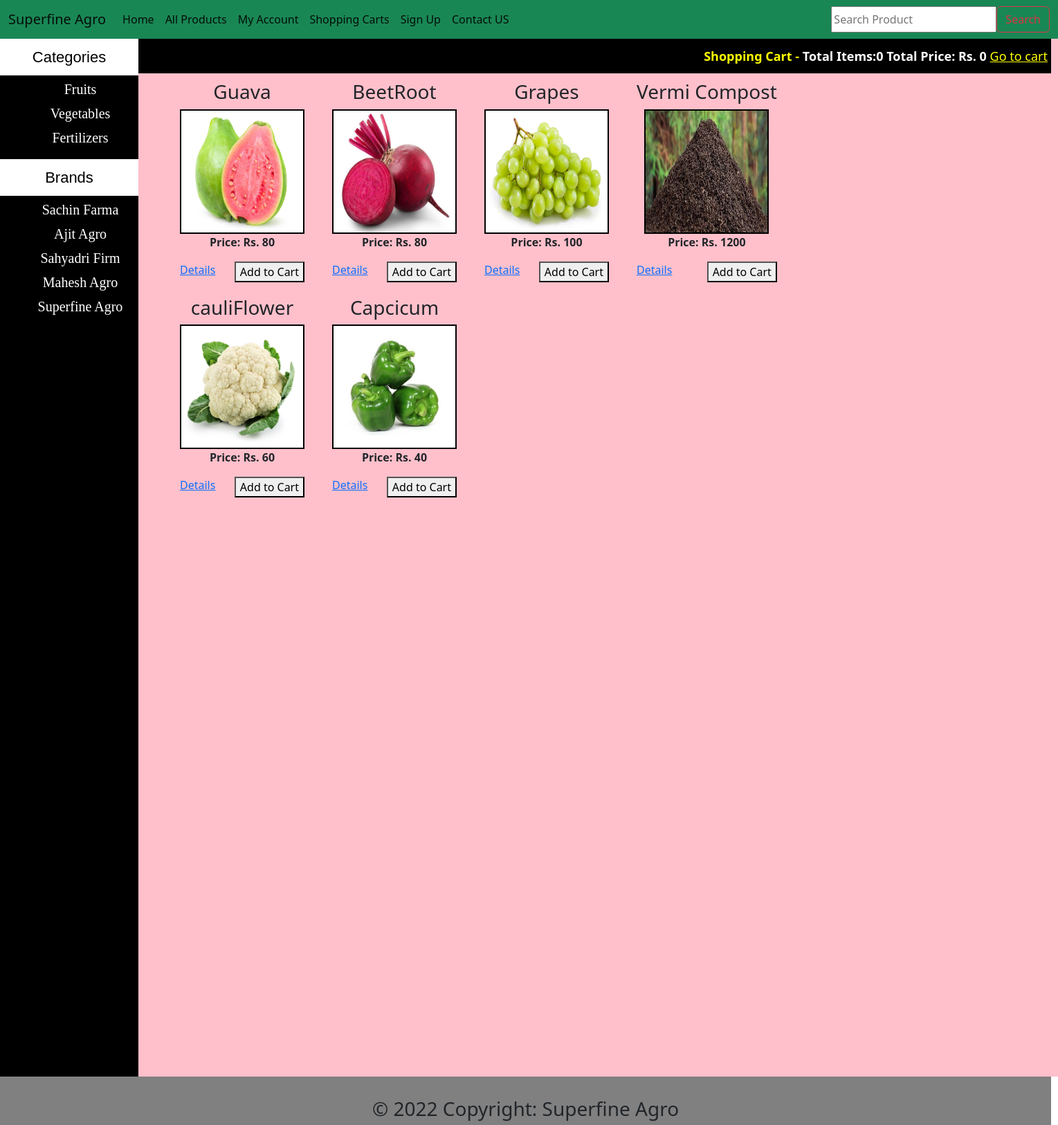
The page / on the database its author committed.
### tables this page shows
CREATE TABLE `categories` (
  `cat_id` int(100) NOT NULL,
  `cat_title` varchar(255) NOT NULL
);

CREATE TABLE `brands` (
  `brand_id` int(100) NOT NULL,
  `brand_title` text NOT NULL
);

CREATE TABLE `products` (
  `product_id` int(100) NOT NULL,
  `product_cat` int(100) NOT NULL,
  `product_brand` int(100) NOT NULL,
  `product_title` varchar(200) NOT NULL,
  `product_price` int(100) NOT NULL,
  `product_desc` text NOT NULL,
  `product_image` text NOT NULL,
  `product_keywords` text NOT NULL
);

### functions/functions.php (the view, shortened to what this page needs)
<?php
$con = mysqli_connect("localhost", "root", "", "superfine-agro");
function getIp()
{
    $ip = $_SERVER['REMOTE_ADDR'];
    return $ip;
}
function total_items()
{
    if (isset($_GET['add_cart'])) {
        global $con;
        $ip = getIp();
        $get_items = "select * from cart where ip_add = '$ip'";
        $run_items = mysqli_query($con, $get_items);
        $count_items = mysqli_num_rows($run_items);
    } else {
        global $con;
        $ip = getIp();
        $get_items = "select * from cart where ip_add = '$ip'";
        $run_items = mysqli_query($con, $get_items);
        $count_items = mysqli_num_rows($run_items);
    }
    echo $count_items;
}
function total_price()
{
    $total = 0;
    echo "Rs. " . $total;
}
function getCats()
{
    global $con;
    $get_cats = "select * from categories";
    $run_cats = mysqli_query($con, $get_cats);
    while ($row_cats = mysqli_fetch_array($run_cats)) {
        $cat_id = $row_cats['cat_id'];
        $cat_title = $row_cats['cat_title'];
        echo "<li><a href='index.php?cat=$cat_id'>$cat_title</a></li>";
    }
}
function getBrands()
{
    global $con;
    $get_brands = "select * from brands";
    $run_brands = mysqli_query($con, $get_brands);
    while ($row_brands = mysqli_fetch_array($run_brands)) {
        $brand_id = $row_brands['brand_id'];
        $brand_title = $row_brands['brand_title'];
        echo "<li><a href='index.php?brand=$brand_id'>$brand_title</a></li>";
    }
}
function getPro()
{
    if (!isset($_GET['cat'])) {
        if (!isset($_GET['brand'])) {
            global $con;
            $get_pro = "select * from products order by RAND() LIMIT 0,6";
            $run_pro = mysqli_query($con, $get_pro);
            while ($row_pro = mysqli_fetch_array($run_pro)) {
                $pro_id = $row_pro['product_id'];
                $pro_title = $row_pro['product_title'];
                $pro_price = $row_pro['product_price'];
                $pro_image = $row_pro['product_image'];
                echo "
                <div id='single_product'>
                    <h3>$pro_title</h3>
                    <img src='admin_area/product_images/$pro_image' width='180' height='180' />
                    <p><b>Price: Rs. $pro_price </b></p>
                <a href='details.php?pro_id=$pro_id' style='float:left;'>Details</a>
                <a herf='index.php?add_cart=$pro_id'><button style='float:right;'>Add to Cart</button></a>
                </div>
        ";
            }
        }
    }
}

### index.php (shortened to what this page needs)
<!DOCTYPE>
<?php
include("functions/functions.php");
?>
<html>
<head>
  <link rel="stylesheet" href="styles/style.css" media="all" />
  <link href="https://cdn.jsdelivr.net/npm/bootstrap@5.2.0-beta1/dist/css/bootstrap.min.css" rel="stylesheet">
</head>
<body>
  <nav class="navbar navbar-expand-lg bg-success">
    <div class="container-fluid">
      <a class="navbar-brand" href="index.php">Superfine Agro</a>
      <div class="collapse navbar-collapse" id="navbarSupportedContent">
        <ul class="navbar-nav me-auto mb-2 mb-lg-0">
          <li class="nav-item">
            <a class="nav-link active" aria-current="page" href="index.php">Home</a>
          </li>
          <li class="nav-item">
            <a class="nav-link active" href=" all_products.php">All Products</a>
          </li>
          <li class="nav-item">
            <a class="nav-link active" href="customer/my_account.php">My Account</a>
          </li>
          <li class="nav-item">
            <a class="nav-link active" href="#">Shopping Carts</a>
          </li>
          <li class="nav-item">
            <a class="nav-link active" href="cart.php">Sign Up</a>
          </li>
          <li class="nav-item">
            <a class="nav-link active" href="contact.html">Contact US</a>
          </li>
        </ul>
        <form class="d-flex" role="search" method="get" action="results.php" enctype="multipart/form-data">
          <input type="text" name="user_query" placeholder="Search Product" />
          <button class="btn btn-outline-danger" type="submit">Search</button>
        </form>
      </div>
    </div>
  </nav>
  <div class="main_wrapper">
    <div class="content_wrapper d-flex">
      <div id="sidebar">
        <div id="sidebar_title">Categories</div>
        <ul id="cats">
          <?php getCats(); ?>
        </ul>
        <div id="sidebar_title">Brands</div>
        <ul id="cats">
          <?php getBrands(); ?>
        </ul>
      </div>
      <div id="content_area">
        <div id="shopping">
          <span style="float:right; font-size:18px; padding:5px; line-height:40px;">
            <b style="color:yellow">Shopping Cart -</b> <b style="color:white">Total Items:<?php total_items(); ?> Total Price: <?php total_price() ?></b> <a href="cart.php" style="color:yellow"> Go to cart</a>
          </span>
        </div>
        <div id="products_box">
          <?php getpro(); ?>
        </div>
      </div>
    </div>
    <div id="footer">
      <h3 style="text-align:center; padding-top:30px;">© 2022 Copyright: Superfine Agro</h2>
    </div>
  </div>
</body>
</html>

### styles/style.css (style rules this page uses)
html, body, div, span, applet, object, iframe, h1, h2, h3, h4, h5, h6, p, blockquote, pre, a, abbr, acronym, address, big, cite, code, del, dfn, em, img, ins, kbd, q, s, samp, small, strike, strong, sub, sup, tt, var, b, u, i, center, dl, dt, dd, ol, ul, li, fieldset, form, label, legend, table, caption, tbody, tfoot, thead, tr, th, td, article, aside, canvas, details, embed, figure, figcaption, footer, header, hgroup, menu, nav, output, ruby, section, summary, time, mark, audio, video { margin: 0; padding: 0; border: 0; vertical-align: baseline; }
article, aside, details, figcaption, figure, footer, header, hgroup, menu, nav, section { display: block; }
body { background-color: pink; }
.main_wrapper { width: auto; height: 1500px; margin: left; background: black; }
.content_wrapper { margin: auto; width: auto; margin: left; background: pink; }
#content_area { width: 1319px; height: 1500px; float: right; background: pink; }
#sidebar { width: 200px; background: black; float: left; }
#sidebar_title { background: white; color: black; font-size: 22px; font-family: arial; padding: 10px; text-align: center; }
#cats { text-align: center; }
#cats li { list-style: none; display: block; margin: 5px; }
#cats a { color: white; padding: 8px; margin: 5px; text-align: center; font-size: 20px; text-decoration: none; font-family: comic Sans MS; }
#products_box { width: 1100px; text-align: center; margin-left: 30px; margin-bottom: 10px; }
#single_product { float: left; margin-left: 20px; padding: 10px; }
#single_product img { border: 2px solid black; }
#shopping { width: 1319px; height: 50px; background: black; font: white; }
#footer { width: 1519px; height: 70px; background: gray; clear: both; }

### rows shown on the page
categories: cat_title "Fruits"
categories: cat_title "Vegetables"
categories: cat_title "Fertilizers"
brands: brand_title "Sachin Farma"
brands: brand_title "Ajit Agro"
brands: brand_title "Sahyadri Firm"
brands: brand_title "Mahesh Agro"
brands: brand_title "Superfine Agro"
products: product_title "Guava", product_image (picture), product_price "80"
products: product_title "BeetRoot", product_image (picture), product_price "80"
products: product_title "Grapes", product_image (picture), product_price "100"
products: product_title "Vermi Compost", product_image (picture), product_price "1200"
products: product_title "cauliFlower", product_image (picture), product_price "60"
products: product_title "Capcicum", product_image (picture), product_price "40"

### other values the page prints
$count_items "0"
$total "0"
